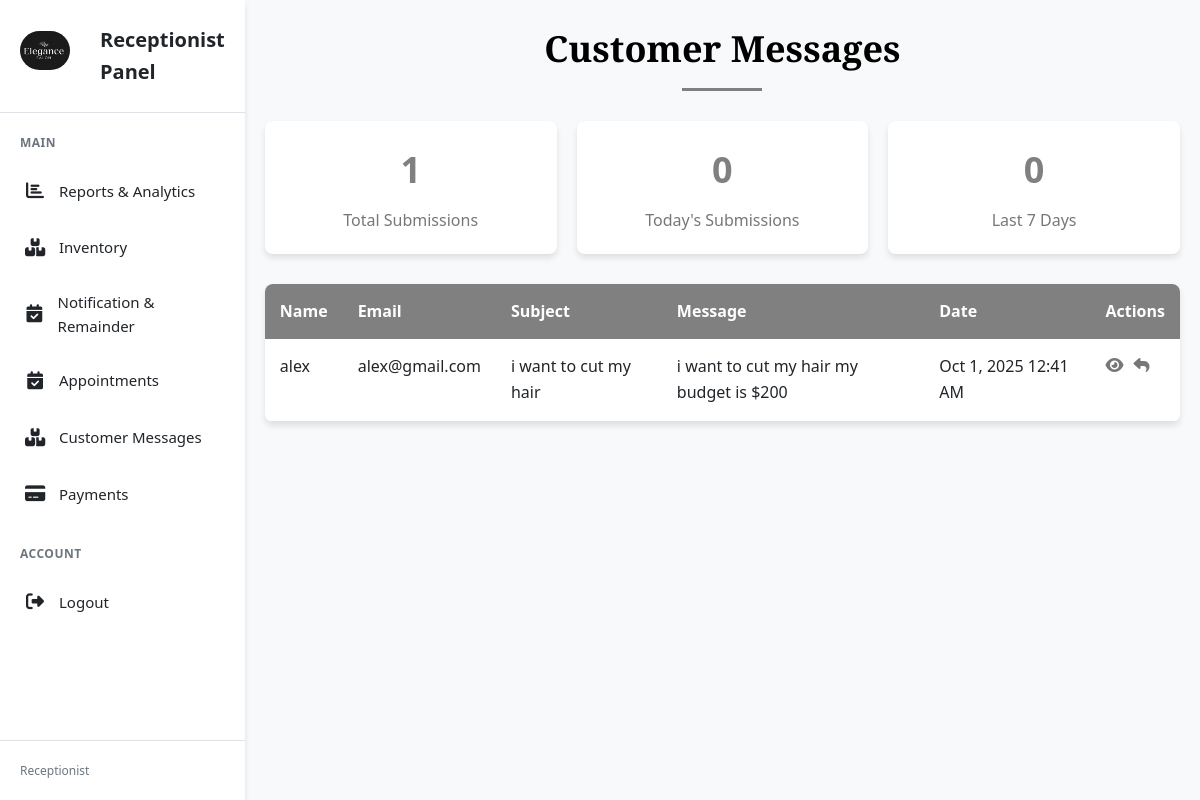
Page /recpet/contactM.php on the committed database.
### tables this page shows
CREATE TABLE `contact_form` (
  `id` int(11) NOT NULL,
  `name` varchar(255) NOT NULL,
  `email` varchar(255) NOT NULL,
  `subject` varchar(255) NOT NULL,
  `message` text NOT NULL,
  `created_at` datetime NOT NULL
);

### recpet/contactM.php (the view, shortened to what this page needs)
<?php
$servername = "localhost";
$username = "root";
$password = "";
$dbname = "elegence";
$conn = new mysqli($servername, $username, $password, $dbname);
$sql = "SELECT * FROM contact_form WHERE 1=1";
$sql .= " ORDER BY created_at DESC";
$stmt = $conn->prepare($sql);
$stmt->execute();
$result = $stmt->get_result();
?>
<!DOCTYPE html>
<html lang="en">
<head>
    <link rel="stylesheet" href="https://cdnjs.cloudflare.com/ajax/libs/font-awesome/6.0.0-beta3/css/all.min.css">
<link rel="stylesheet" href="css/contactM.css">
</head>
<body>
<?php include "side.php"; ?>
    <div class="container">
        <div class="section-title">
            <h2>Customer Messages</h2>
            <div class="underline"></div>
        </div>
        <div class="stats">
            <div class="stat-card">
                <div class="stat-number"><?php echo $result->num_rows; ?></div>
                <div class="stat-label">Total Submissions</div>
            </div>
            <div class="stat-card">
                <div class="stat-number">
                    <?php
                    $today = date('Y-m-d');
                    $today_sql = "SELECT COUNT(*) as count FROM contact_form WHERE DATE(created_at) = '$today'";
                    $today_result = $conn->query($today_sql);
                    $today_count = $today_result->fetch_assoc()['count'];
                    echo $today_count;
                    ?>
                </div>
                <div class="stat-label">Today's Submissions</div>
            </div>
            <div class="stat-card">
                <div class="stat-number">
                    <?php
                    $week_sql = "SELECT COUNT(*) as count FROM contact_form WHERE created_at >= DATE_SUB(NOW(), INTERVAL 7 DAY)";
                    $week_result = $conn->query($week_sql);
                    $week_count = $week_result->fetch_assoc()['count'];
                    echo $week_count;
                    ?>
                </div>
                <div class="stat-label">Last 7 Days</div>
            </div>
        </div>
        <div class="table-container">
            <?php if ($result->num_rows > 0): ?>
                <table>
                    <thead>
                        <tr>
                            <th>Name</th>
                            <th>Email</th>
                            <th>Subject</th>
                            <th>Message</th>
                            <th>Date</th>
                            <th>Actions</th>
                        </tr>
                    </thead>
                    <tbody>
                        <?php while($row = $result->fetch_assoc()): ?>
                            <tr>
                                <td><?php echo htmlspecialchars($row['name']); ?></td>
                                <td><?php echo htmlspecialchars($row['email']); ?></td>
                                <td><?php echo htmlspecialchars($row['subject']); ?></td>
                                <td class="message-cell">
                                    <span class="message-text"><?php echo htmlspecialchars($row['message']); ?></span>
                                </td>
                                <td><?php echo date('M j, Y g:i A', strtotime($row['created_at'])); ?></td>
                                <td class="actions">
                                    <button class="action-btn" title="View Details" onclick="viewDetails(<?php echo $row['id']; ?>)">
                                        <i class="fas fa-eye"></i>
                                    </button>
                                    <button class="action-btn" title="Reply" onclick="replyToMessage('<?php echo htmlspecialchars($row['email']); ?>', '<?php echo htmlspecialchars($row['subject']); ?>')">
                                        <i class="fas fa-reply"></i>
                                    </button>
                                </td>
                            </tr>
                        <?php endwhile; ?>
                    </tbody>
                </table>
            <?php endif; ?>
        </div>
    </div>
</body>
</html>

### recpet/css/contactM.css (style rules this page uses)
:root { --primary-color: gray; --secondary-color: #f5f5f5; --accent-color: #f9f7f4; --text-color: #333; --light-text: #777; --white: #fff; --border-color: #e0e0e0; --shadow: 0 4px 6px rgba(0, 0, 0, 0.1); }
* { margin: 0; padding: 0; box-sizing: border-box; }
body { font-family: 'Poppins', sans-serif; color: var(--text-color); background-color: var(--accent-color); line-height: 1.6; }
.container { max-width: 1200px; margin: 0 auto; padding: 20px; }
.section-title { text-align: center; margin-bottom: 30px; }
.section-title h2 { font-family: 'Playfair Display', serif; font-size: 36px; font-weight: 600; color: black; margin-bottom: 10px; }
.underline { width: 80px; height: 3px; background-color: var(--primary-color); margin: 0 auto; }
.stats { display: grid; grid-template-columns: repeat(auto-fit, minmax(200px, 1fr)); gap: 20px; margin-bottom: 30px; }
.stat-card { background-color: var(--white); padding: 20px; border-radius: 8px; box-shadow: var(--shadow); text-align: center; }
.stat-number { font-size: 36px; font-weight: 700; color: var(--primary-color); margin-bottom: 10px; }
.stat-label { font-size: 16px; color: var(--light-text); }
.table-container { background-color: var(--white); border-radius: 8px; box-shadow: var(--shadow); overflow: hidden; margin-bottom: 40px; overflow-x: auto; }
table { width: 100%; border-collapse: collapse; min-width: 600px; }
thead { background-color: var(--primary-color); color: var(--white); }
th { padding: 15px; text-align: left; font-weight: 600; font-size: 16px; }
tbody tr { border-bottom: 1px solid var(--border-color); }
td { padding: 15px; vertical-align: top; }
.message-cell { max-width: 300px; }
.actions { display: flex; gap: 10px; }
.action-btn { background: none; border: none; cursor: pointer; font-size: 16px; color: var(--light-text); }

### recpet/css/side.css (style rules this page uses)
* { margin: 0; padding: 0; box-sizing: border-box; font-family: 'Segoe UI', Tahoma, Geneva, Verdana, sans-serif; }
:root { --primary: #ffffff; --secondary: #f8f9fa; --accent: #e9ecef; --text: #212529; --text-light: #6c757d; --border: #dee2e6; --hover: #f1f3f5; --active: #007bff; --shadow: 0 4px 6px rgba(0, 0, 0, 0.1); }
body { background-color: var(--secondary); color: var(--text); display: flex; min-height: 100vh; }

### rows in the picture
contact_form: name "alex", email "alex@gmail.com", subject "i want to cut my hair", message "i want to cut my hair my budget is $200", created_at "Oct 1, 2025 12:41 AM"

### other values in the picture
$result->num_rows "1"
$today_count "0"
$week_count "0"
